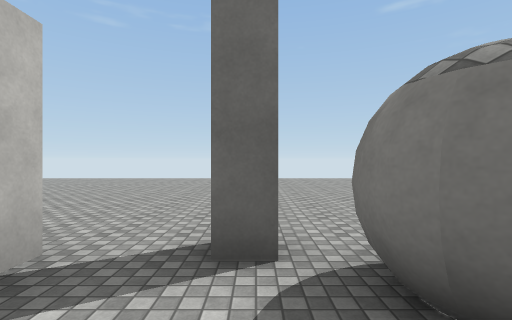
view 1 (above)

21 first-person views from a walk through a scene from a Unity 3-D project. The camera is 1.5 m above the floor, looks level and sees 85° across. The floor is counted in squares, 2 m on a side. Each view is taken from the middle of a square. On the plan, view 1 faces up. The plan holds only what a view shows up to about 10 squares ahead; the rest is blank. The place goes on beyond the plan. Surface patterns are stand-ins for the level's own textures.

view 2
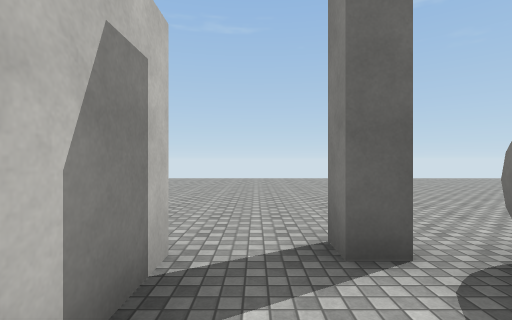

view 3
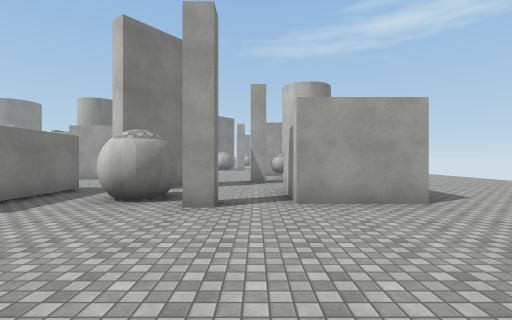

view 4
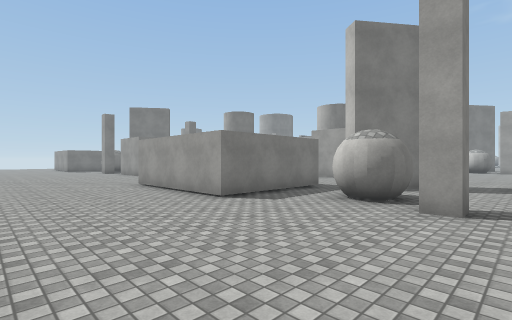

view 5
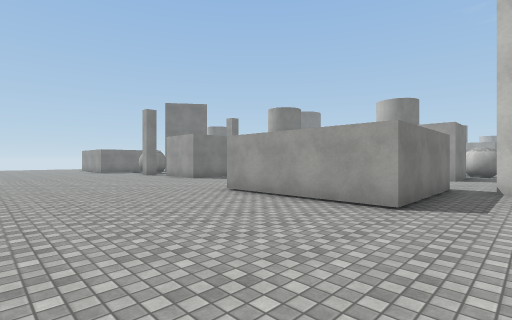

view 6
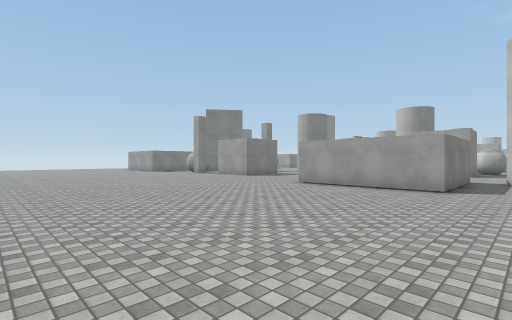

view 7
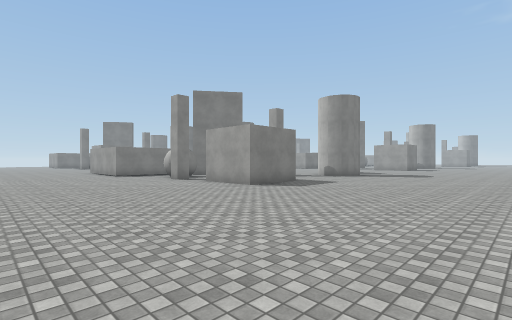

view 8
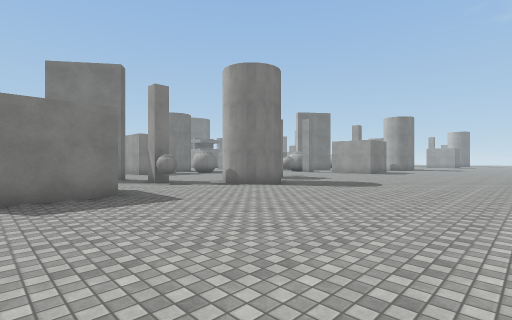

view 9
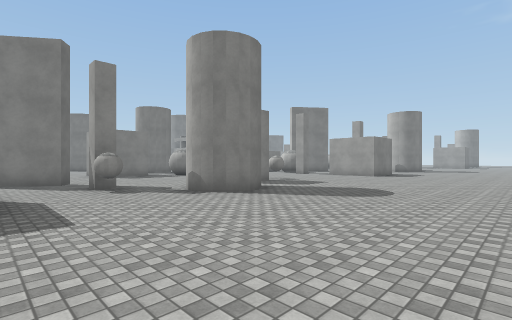

view 10
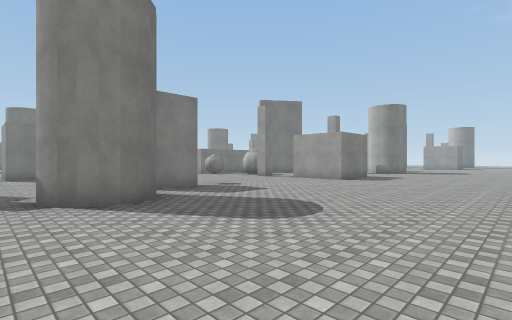

view 11
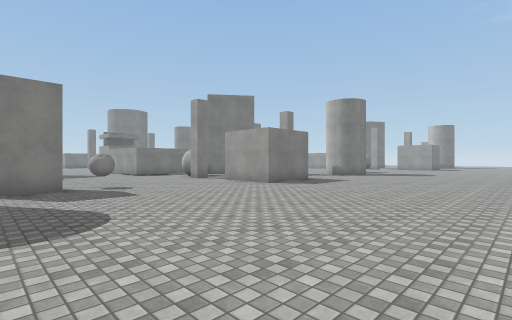

view 12
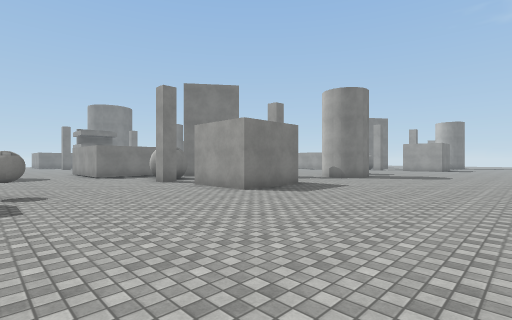

view 13
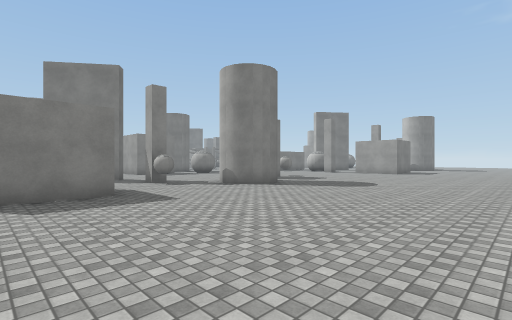

view 14
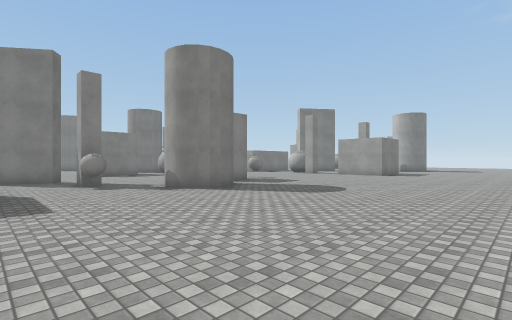

view 15
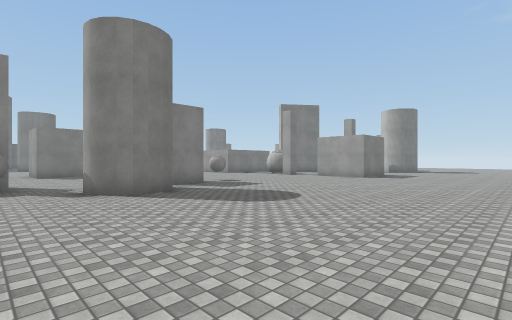

view 16
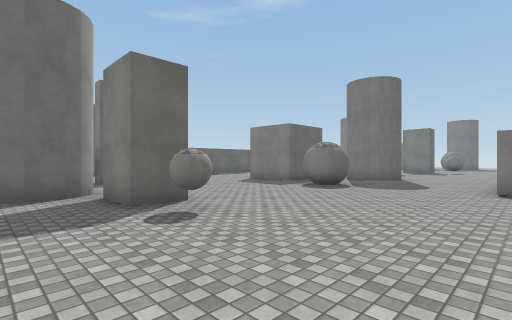

view 17
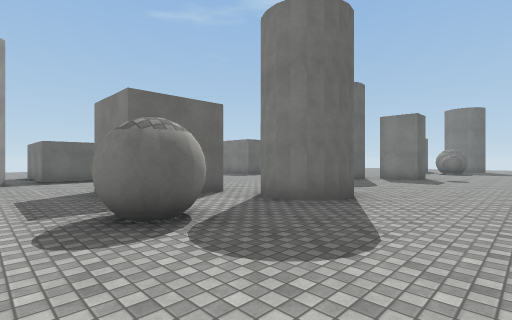

view 18
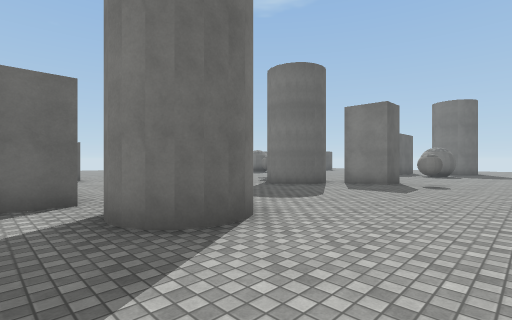

view 19
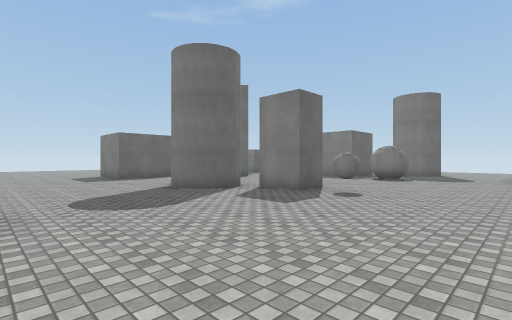

view 20
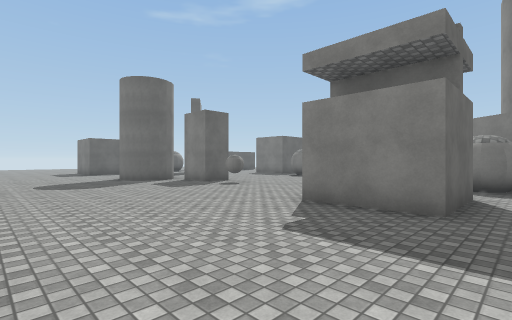

view 21
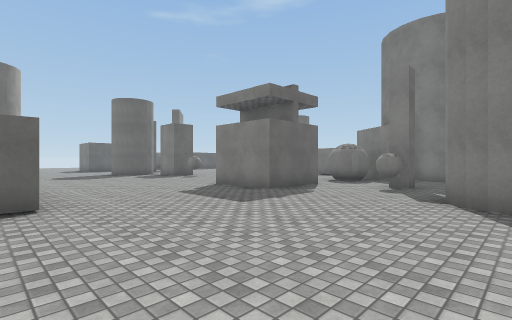

### Floor plan
Key: @ floor where view 1 was taken; # wall or solid block; x gap in a wall; . floor; B ball.
Columns run from 10 left of view 1 to 15 right of it. Each row starts with its distance up from view 1.
 11             ..........
 10    ......................
  9    ......................
  8 ........................
  7 .........................
  6 .........................
  5 ........................
  4 .......................
  3 ..............####....
  2 ......###.##..#    ..
  1 ......###..##.#    .
  0 ......###.@.#.####...
 -1 ...........##... .....
 -2 ........B#.#.... ......
 -3 ................ ......
 -4 .......#......#  ......
 -5 ......###..... ##.....##.
 -6 ........#..............#.
 -7 ........#....##..# .....#
 -8 ........B.....#..##.....x.
 -9 ........................B.
-10 ..........................
-11 ..........................
-12 ..............#   ........
-13 .......##.#       .....#
-14 .......#          .....#
-15 .......#         #.....##.
-16 ...........##    .........
-17 ........B#...    .......B#
-18 .............    ........#
-19 .......#.....    ......#.
-20 .......##        ......#
-21 ........#
-22 ........#
-23 ........
-24 ........
-25 .......
-26 ......

Positions as (right, up) in squares from view 1, and headings:
1: (0, 0), facing up
2: (-1, 0), facing up
3: (-1, 7), facing down
4: (-1, 7), facing down-right
5: (2, 8), facing down-right
6: (2, 11), facing down-right
7: (-10, 8), facing down-right
8: (-10, 2), facing down-right
9: (-9, 0), facing down-right
10: (-9, -3), facing down-right
11: (-10, -6), facing down-right
12: (-9, -8), facing down-right
13: (-10, -13), facing down-right
14: (-10, -15), facing down-right
15: (-10, -17), facing down-right
16: (-4, -12), facing up-right
17: (2, -11), facing up-right
18: (5, -11), facing up-right
19: (8, -12), facing up-right
20: (8, -16), facing up-right
21: (7, -20), facing up-right
